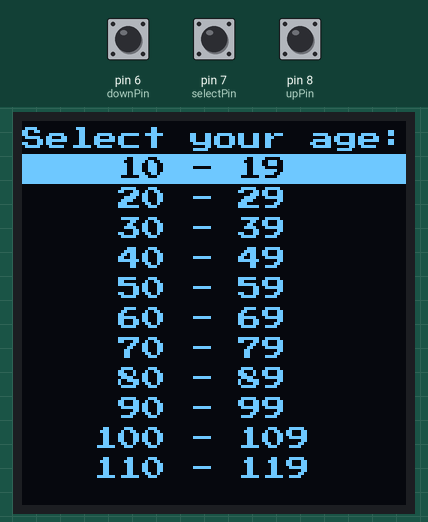
Recording of a sketch running on a simulated Arduino Uno, built with avr-gcc and run on an emulated ATmega328P. Parts: 128×128 one-colour display. The test bench sets the inputs (shaded band); at power-on: pin 7 (selectPin) LOW, pin 6 (downPin) LOW, pin 8 (upPin) LOW.

Above: at 6.4 s.
6.5 s: pin 7 (selectPin) pulled HIGH for 2.05 s
At 8.5 s:
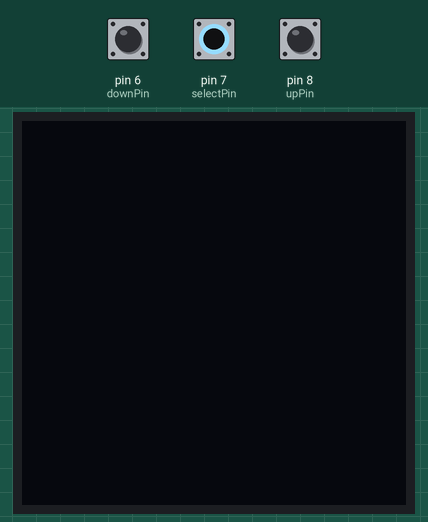
11.5 s: pin 7 (selectPin) pulled HIGH for 2.05 s
At 14.9 s:
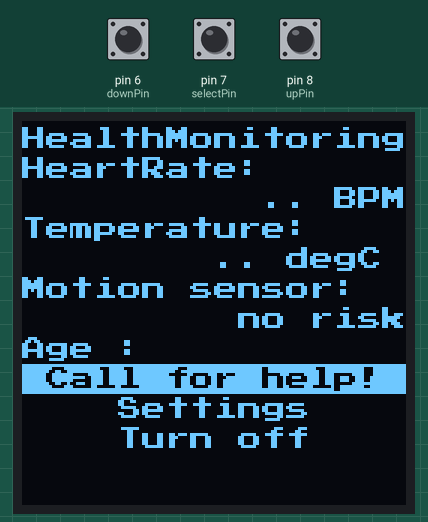
17.5 s: pin 7 (selectPin) pulled HIGH for 2.05 s
At 19.05 s:
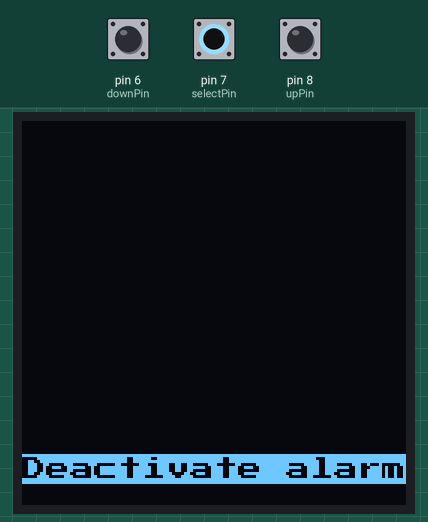
21.0 s: pin 6 (downPin) pulled HIGH for 2.05 s
At 25.0 s:
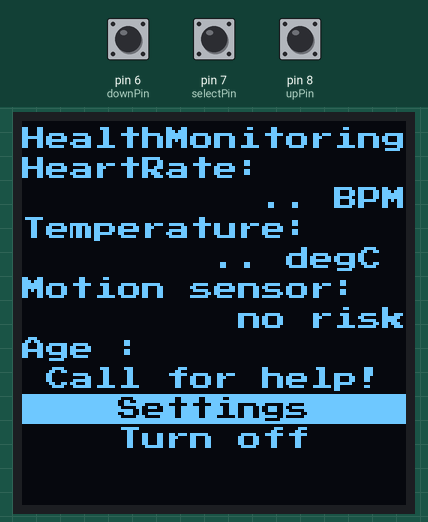
Timing chart, 0 to 26.5 s (numbered marks = the images above; inputs shaded):
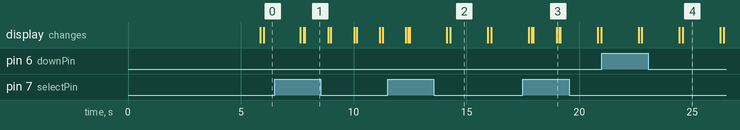

The sketch:

test_menu_perso3.ino
```cpp
#include "Screens.h"
#include "Menu.h"
#include <Arduino.h>
#include <U8g2lib.h>
#include <SPI.h>
#include <Wire.h>

//const int nbButtons = 3;

const int selectPin = 7;
const int upPin  = 8;
const int downPin = 6;
const int returnPin = 5;
const int ledPin = 9;
const int buzzerPin = 10;

const int nAge = 1;
const int nSubAge = 2;
const int nMonitoring = 3;
const int nSettings = 4;
const int nYesNo = 5;
const int nAlarm = 6;
const int nAlarmHelp = 7;

const char** n = NUMBERS;

//U8G2_SH1107_SEEED_128X128_1_SW_I2C u8g2(U8G2_R0, /* clock=*/ SCL, /* data=*/ SDA, /* reset=*/ U8X8_PIN_NONE);

static int age = 0;
static int age_diz = 0;
static int age_unit = 0;

static int selectedOption = 0;
static int actualMenu = nAge;
static int previousMenu = nAge;
static int cursorPosition = firstAge;

static byte pressedUp = 0;
static byte pressedDown = 0;
static byte pressedSelect = 0;
static byte pressedReturn = 0;
static int nonePressed = 1;

Menu welcome = Menu(WELCOME, nbWelcomeItems);
Menu goodbye = Menu(GOODBYE, nbGoodbyeItems);
Menu ageMenu = Menu("Select your age:", AGE_MENU_ITEMS, nbAgeMenuItems, firstAge, lastAge, prevAgeMenu, &doAgeMenuAction);
Menu subAgeMenu = Menu("     Select:    ", SUB_AGE_ITEMS, nbSubAgeItems, firstSubAge, lastSubAge, prevSubAge, &doSubAgeAction);
Menu monitoring = Menu("HealthMonitoring",MONITORING_ITEMS, nbMonitoringItems, firstMonitoring, lastMonitoring, prevMonitoring, &doMonitoringAction);
Menu settings = Menu("    Settings    ", SETTINGS_ITEMS, nbSettingsItems, firstSettings, lastSettings, prevSettings, &doSettingsAction);
Menu yesNo = Menu(" Are you sure ? ", YES_NO_ITEMS, nbYesNoItems, firstYesNo, lastYesNo, prevYesNo, &doYesNoAction);
Menu alarm = Menu(" Alarm activated", ALARM_ITEMS, nbAlarmItems, firstAlarm, lastAlarm, prevAlarm, &doAlarmAction);
Menu alarmHelp = Menu(" Alarm activated", ALARM_HELP_ITEMS, nbAlarmHelpItems, firstAlarmHelp, lastAlarmHelp, prevAlarmHelp, &doAlarmHelpAction);

void setup() {
  u8g2.begin();
  u8g2.setFont(u8g2_font_pressstart2p_8f);
  u8g2.firstPage();
  welcome.displayScreen();
  delay(2000);
  u8g2.clear();
}

void loop() {
  u8g2.firstPage();
  checkButton();
  updateMenu();
}

void checkButton(){
  pressedUp = digitalRead(upPin);
  pressedDown = digitalRead(downPin);
  pressedSelect = digitalRead(selectPin);
  //pressedReturn = digitalRead(returnPin);

  if(pressedUp == HIGH){
    if(cursorPosition>=getActualMenu().getFirst()){
      cursorPosition--;
      nonePressed = 0;
    }
  } else if(pressedDown == HIGH){
    if(cursorPosition<=getActualMenu().getLast()){
      cursorPosition++;
      nonePressed = 0;
    }
  } else if(pressedSelect == HIGH){
    getActualMenu().getCallbackFnct(cursorPosition);
    nonePressed = 0;
  } else if(pressedReturn == HIGH){
    previousMenu = actualMenu;
    actualMenu = getActualMenu().getPrev();
    nonePressed = 0;
  }else {
    nonePressed = 1;
  }
}

void updateMenu(){
  if (actualMenu == nMonitoring){
    getActualMenu().displayMenuM(cursorPosition, age_diz, age_unit);
  } else {
    getActualMenu().displayMenu(cursorPosition);
  }
  getActualMenu().displayMenu(cursorPosition);
}

Menu getActualMenu(){
  switch(actualMenu){
      case 1:
        return ageMenu;
      break;
      case 2:
        return subAgeMenu;
      break;
      case 3:
        return monitoring;
      break;
      case 4:
        return settings;
      break;
      case 5:
        return yesNo;
      break;
      case 6:
        return alarm;
      break;
      case 7:
        return alarmHelp;
      break;
  }
}

/** Affiche le choix de l'utilisateur */
void doAgeMenuAction(int selectedMenuItem) {

  switch(selectedMenuItem) {
  case 0:
    age_diz = 1;
    u8g2.clear();
    previousMenu = actualMenu;
    actualMenu = nSubAge;
    cursorPosition = getActualMenu().getFirst();
    break;

  case 1:
    age_diz = 2;
    u8g2.clear();
    previousMenu = actualMenu;
    actualMenu = nSubAge;
    cursorPosition = getActualMenu().getFirst();
    break;

  case 2:
    age_diz = 3;
    u8g2.clear();
    previousMenu = actualMenu;
    actualMenu = nSubAge;
    cursorPosition = getActualMenu().getFirst();
    break;

  case 3:
    age_diz = 4;
    u8g2.clear();
    previousMenu = actualMenu;
    actualMenu = nSubAge;
    cursorPosition = getActualMenu().getFirst();
    break;

  case 4:
    age_diz = 5;
    u8g2.clear();
    previousMenu = actualMenu;
    actualMenu = nSubAge;
    cursorPosition = getActualMenu().getFirst();
    break;

  case 5:
    age_diz = 6;
    u8g2.clear();
    previousMenu = actualMenu;
    actualMenu = nSubAge;
    cursorPosition = getActualMenu().getFirst();
    break;

  case 6:
    age_diz = 7;
    u8g2.clear();
    previousMenu = actualMenu;
    actualMenu = nSubAge;
    cursorPosition = getActualMenu().getFirst();
    break;

  case 7:
    age_diz = 8;
    u8g2.clear();
    previousMenu = actualMenu;
    actualMenu = nSubAge;
    cursorPosition = getActualMenu().getFirst();
    break;

  case 8:
    age_diz = 9;
    u8g2.clear();
    previousMenu = actualMenu;
    actualMenu = nSubAge;
    cursorPosition = getActualMenu().getFirst();
    break;

  case 9:
    age_diz = 10;
    u8g2.clear();
    previousMenu = actualMenu;
    actualMenu = nSubAge;
    cursorPosition = getActualMenu().getFirst();
    break;

  case 10:
    age_diz = 11;
    u8g2.clear();
    previousMenu = actualMenu;
    actualMenu = nSubAge;
    cursorPosition = getActualMenu().getFirst();
    break;
  }
}

/** Affiche le choix de l'utilisateur */
void doSubAgeAction(int selectedMenuItem) {
  switch(selectedMenuItem) {
  case 0:
    age_unit = 0;
    age = age_diz*10+age_unit;
    u8g2.clear();
    previousMenu = actualMenu;
    actualMenu = nMonitoring;
    cursorPosition = getActualMenu().getFirst();
    break;

  case 1:
    age_unit = 1;
    age = age_diz*10+age_unit;
    u8g2.clear();
    previousMenu = actualMenu;
    actualMenu = nMonitoring;
    cursorPosition = getActualMenu().getFirst();
    break;

  case 2:
    age_unit = 2;
    age = age_diz*10+age_unit;
    u8g2.clear();
    previousMenu = actualMenu;
    actualMenu = nMonitoring;
    cursorPosition = getActualMenu().getFirst();
    break;

  case 3:
    age_unit = 3;
    age = age_diz*10+age_unit;
    u8g2.clear();
    previousMenu = actualMenu;
    actualMenu = nMonitoring;
    cursorPosition = getActualMenu().getFirst();
    break;

  case 4:
    age_unit = 4;
    age = age_diz*10+age_unit;
    u8g2.clear();
    previousMenu = actualMenu;
    actualMenu = nMonitoring;
    cursorPosition = getActualMenu().getFirst();
    break;

  case 5:
    age_unit = 5;
    age = age_diz*10+age_unit;
    u8g2.clear();
    previousMenu = actualMenu;
    actualMenu = nMonitoring;
    cursorPosition = getActualMenu().getFirst();
    break;

  case 6:
    age_unit = 6;
    age = age_diz*10+age_unit;
    u8g2.clear();
    previousMenu = actualMenu;
    actualMenu = nMonitoring;
    cursorPosition = getActualMenu().getFirst();
    break;

  case 7:
    age_unit = 7;
    age = age_diz*10+age_unit;
    u8g2.clear();
    previousMenu = actualMenu;
    actualMenu = nMonitoring;
    cursorPosition = getActualMenu().getFirst();
    break;

  case 8:
    age_unit = 8;
    age = age_diz*10+age_unit;
    u8g2.clear();
    previousMenu = actualMenu;
    actualMenu = nMonitoring;
    cursorPosition = getActualMenu().getFirst();
    break;

  case 9:
    age_unit = 9;
    age = age_diz*10+age_unit;
    u8g2.clear();
    previousMenu = actualMenu;
    actualMenu = nMonitoring;
    cursorPosition = getActualMenu().getFirst();
    break;
  }
}

/** Affiche le choix de l'utilisateur */
void doMonitoringAction(int selectedMenuItem) {
 switch(selectedMenuItem) {
  case 7:
  //TURN ON ALARM
    digitalWrite(9, HIGH);
    digitalWrite (10, HIGH);
    u8g2.clear();
    previousMenu = actualMenu;
    actualMenu = nAlarmHelp;
    cursorPosition = getActualMenu().getFirst();
    break;

  case 8:
    u8g2.clear();
    previousMenu = actualMenu;
    actualMenu = nSettings;
    cursorPosition = getActualMenu().getFirst();
    break;

  case 9:
    u8g2.clear();
    previousMenu = actualMenu;
    actualMenu = nYesNo;
    cursorPosition = getActualMenu().getFirst();
    break;
 }
}

/** Affiche le choix de l'utilisateur */
void doSettingsAction(int selectedMenuItem) {
 switch(selectedMenuItem) {
  case 5:
    u8g2.clear();
    previousMenu = actualMenu;
    actualMenu = nAge;
    cursorPosition = getActualMenu().getFirst();
    break;
  case 6:
    u8g2.clear();
    previousMenu = actualMenu;
    actualMenu = nMonitoring;
    cursorPosition = getActualMenu().getFirst();
    break;
 }
}

/** Affiche le choix de l'utilisateur */
void doYesNoAction(int selectedMenuItem) {
 switch(selectedMenuItem) {
  case 5:
    goodbye.displayScreen();
    //delay(2000);
    break;

  case 6:
    u8g2.clear();
    previousMenu = actualMenu;
    actualMenu = nMonitoring;
    cursorPosition = getActualMenu().getFirst();
    break;
 }
}

/** Affiche le choix de l'utilisateur */
void doAlarmAction(int selectedMenuItem) {
 switch(selectedMenuItem) {
  case 10:
  //TURN OFF ALARM
    digitalWrite(9, LOW);
    digitalWrite (10, LOW);
    u8g2.clear();
    previousMenu = actualMenu;
    actualMenu = nMonitoring;
    cursorPosition = getActualMenu().getFirst();
    break;
 }
}

/** Affiche le choix de l'utilisateur */
void doAlarmHelpAction(int selectedMenuItem) {
 switch(selectedMenuItem) {
  case 10:
  //TURN OFF ALARM
    digitalWrite(9, LOW);
    digitalWrite (10, LOW);
    u8g2.clear();
    previousMenu = actualMenu;
    actualMenu = nMonitoring;
    cursorPosition = getActualMenu().getFirst();
    break;
 }
}
```

Menu.cpp
```cpp
#include "Menu.h"
#include <Arduino.h>
#include <U8g2lib.h>

extern U8G2_SH1107_SEEED_128X128_1_SW_I2C u8g2(U8G2_R0, /* clock=*/ SCL, /* data=*/ SDA, /* reset=*/ U8X8_PIN_NONE);

Menu::Menu(const char** choix, int nbChoix)
{
  items = choix;
  nbItems = nbChoix;
}

Menu::Menu(const char* nom, const char** choix, int nbChoix,int first, int last, int prev, void (*function)(int selection))
{
	prompt = nom;
  items = choix;
  nbItems = nbChoix;
  firstChoice = first;
  lastChoice = last;
  prevMenu = prev;
  callbackFnct = function;
}

const char *Menu::getPrompt(){
  return prompt;
}

const char *Menu::getSelectedItem(int selectedItem){
  return items[selectedItem];
}

const char **Menu::getItems(){
  return items;
}

int Menu::getNbItems(){
  return nbItems;
}

int Menu::getLast(){
  return lastChoice;
}

int Menu::getFirst(){
  return firstChoice;
}

int Menu::getPrev(){
  return prevMenu;
}

void Menu::getCallbackFnct(int selectedItem){
  callbackFnct(selectedItem);
}

void Menu::displayScreen() {
  do {
    for (int i = 0; i < nbItems; i++){
      u8g2.setDrawColor(2);
      u8g2.drawStr(0,((i+1)*10),items[i]);
    }
  } while ( u8g2.nextPage() );
}

void Menu::displayMenu(int cursorP) {
   do {
    u8g2.setFontMode(1);
    u8g2.setDrawColor(1);
    u8g2.drawBox(0, ((cursorP+1)*10)+1, 140, 10);
    u8g2.setFont(u8g2_font_pressstart2p_8f);
    u8g2.setDrawColor(2);
    u8g2.drawStr(0,10,prompt);
    for (int i = 0; i < nbItems; i++){
      u8g2.drawStr(0,((i+2)*10),items[i]);
    }
   } while ( u8g2.nextPage() );
}

void Menu::displayMenuM(int cursorP, int ageD, int ageU) {
   do {
    u8g2.setFontMode(1);
    u8g2.setDrawColor(1);
    u8g2.drawBox(0, ((cursorP+1)*10)+1, 140, 10);
    u8g2.setFont(u8g2_font_pressstart2p_8f);
    u8g2.setDrawColor(2);
    u8g2.drawStr(0,10,prompt);
    //u8g2.drawStr(60,80, num[ageD]);
    //u8g2.drawStr(70,80,num[ageU]);
    for (int i = 0; i < nbItems; i++){
      u8g2.drawStr(0,((i+2)*10),items[i]);
    }
   } while ( u8g2.nextPage() );
}
```

Menu.h
```cpp
#ifndef MENU_H_
#define MENU_H_

#include <Arduino.h>
#include <U8g2lib.h>
#include <SPI.h>
#include <Wire.h>
using namespace std;

extern U8G2_SH1107_SEEED_128X128_1_SW_I2C u8g2;

class Menu {

protected :
    const char* prompt;     // Titre du menu
    const char** items;     // Tableau de choix du menu
    int nbItems;  // Nombre de choix possibles
    int firstChoice;
    int lastChoice;
    int prevMenu;
    void (*callbackFnct)(int menuItemSelected); // Pointeur sur fonction pour gérer le choix de l'utilisateur

public :
  //constructeurs
  //Menu();
  Menu(const char** choix, int nbChoix);
  Menu(const char* nom, const char** choix, int nbChoix, int first, int last, int prev, void (*function)(int selection));

  //methodes
  const char *getPrompt();

  const char *getSelectedItem(int selectedItem);

  const char **getItems();

  int getNbItems();

  int getLast();

  int getFirst();

  int getPrev();

  void  getCallbackFnct(int selectedItem);

  void displayScreen();

  void displayMenu(int cursorP);

  void displayMenuM(int cursorP, int ageD, int ageU);
};

#endif /* MENU_H_ */
```

Screens.h
```cpp
#ifndef SCREENS_H
#define SCREENS_H

#include <Arduino.h>
using namespace std;

const int nbWelcomeItems = 11;

const int nbAgeMenuItems = 11;
const int firstAge = 0;
const int lastAge = 10;
const int prevAgeMenu = 3;

const int nbSubAgeItems = 10;
const int firstSubAge = 0;
const int lastSubAge = 9;
const int prevSubAge = 1;

const int nbMonitoringItems = 10;
const int firstMonitoring = 7;
const int lastMonitoring = 9;
const int prevMonitoring = 3;

const int nbSettingsItems = 11;
const int firstSettings = 5;
const int lastSettings = 6;
const int prevSettings = 3;

const int nbYesNoItems = 11;
const int firstYesNo = 5;
const int lastYesNo = 6;
const int prevYesNo = 4;

const int nbAlarmItems = 11;
const int firstAlarm = 10;
const int lastAlarm = 10;
const int prevAlarm = 3;

const int nbAlarmHelpItems = 11;
const int firstAlarmHelp = 10;
const int lastAlarmHelp = 10;
const int prevAlarmHelp = 3;

const int nbGoodbyeItems = 11;

static const char* NUMBERS[] = {
  "0",
  "1",
  "2",
  "3",
  "4",
  "5",
  "6",
  "7",
  "8",
  "9"
};

//Welcome screen
static const char* WELCOME[] = {
  "      LOGO      ",
  "      LOGO      ",
  "",
  "",
  "   Welcome to   ",
  "   Protech(t)   ",
  "",
  "",
  "   created by   ",
  "  Agathe Lievre ",
  "  Assia Nguyen  "
};

/* Selection de l'age */
static const char* AGE_MENU_ITEMS[] = {
  "    10 - 19     ",
  "    20 - 29     ",
  "    30 - 39     ",
  "    40 - 49     ",
  "    50 - 59     ",
  "    60 - 69     ",
  "    70 - 79     ",
  "    80 - 89     ",
  "    90 - 99     ",
  "   100 - 109    ",
  "   110 - 119    "
};

static const char* SUB_AGE_ITEMS[] = {
  "       -0       ",
  "       -1       ",
  "       -2       ",
  "       -3       ",
  "       -4       ",
  "       -5       ",
  "       -6       ",
  "       -7       ",
  "       -8       ",
  "       -9       "
};

/* Monitoring menu */
static const char* MONITORING_ITEMS[] = {
  "HeartRate:",
  "          .. BPM",
  "Temperature:",
  "        .. degC",
  "Motion sensor:",
  "         no risk",
  "Age :",
  " Call for help! ",
  "    Settings    ",
  "    Turn off    "
};

/* Alarm without calling for help*/
static const char* ALARM_ITEMS[] = {
  "",
  "",
  " Risk of health ",
  "   problems!",
  "",
  "",
  " Please consult ",
  "  your doctor!  ",
  "",
  "",
  "Deactivate alarm"
};

/* Alarm calling for help*/
static const char* ALARM_HELP_ITEMS[] = {
  "",
  "",
  "   Calling for  ",
  "     help...    ",
  "",
  "",
  "Patient at great",
  "      risk      ",
  "",
  "",
  "Deactivate alarm"
};

/* Settings */
static const char* SETTINGS_ITEMS[] = {
  "",
  "",
  "",
  "",
  "",
  "   Change age   ",
  "  Exit settings ",
  "",
  "",
  "",
  ""
};

/* Choice menu */
static const char* YES_NO_ITEMS[] = {
  "",
  "",
  "",
  "",
  "",
  "      Yes!      ",
  "       No       ",
  "",
  "",
  "",
  ""
};

/* Goodbye screen */
static const char* GOODBYE[] = {
  "",
  "",
  "",
  "",
  "  See you soon  ",
  "",
  "",
  "",
  "",
  "      LOGO      ",
  "      LOGO      "
};

#endif
```

Measured:
- after the input at 6.5 s, the display: first differs from a run without the input after 1.3 s (image 1)
- after the input at 11.5 s, the display: first differs from a run without the input after 0.98 s (image 2 shows a later state)
- after the input at 17.5 s, the display: first differs from a run without the input after 0.45 s (image 3 shows a later state)
- after the input at 21.0 s, the display: first differs from a run without the input after 3.4 s (image 4 shows a later state)
- what the display in image 2 shows lasts 1.6 s, from 14.3 s to 15.9 s
